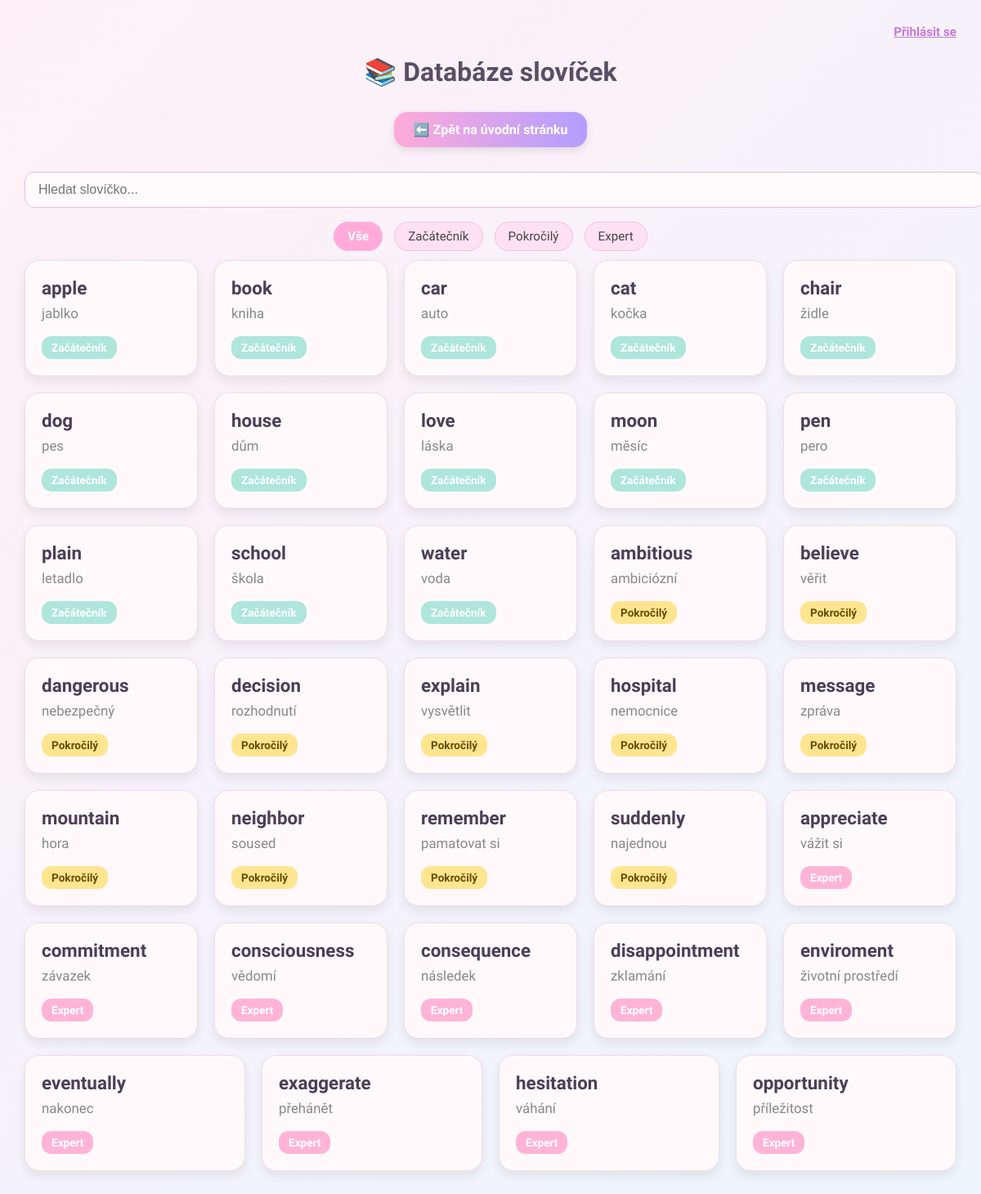
Screenshot of /words/ with the database file from the repository.
### core/models.py (models this page shows, shortened)
class Word(models.Model):
    english = models.CharField(
        max_length=100,
        verbose_name="Anglické slovo",
        help_text="Zadej slovo v angličtině (bez speciálních znaků)",
        validators=[RegexValidator(r'^[a-zA-Z\s\-]+$', 'Pouze písmena, mezery a pomlčky')]
    )
    czech = models.CharField(
        max_length=100,
        verbose_name="Český překlad",
        help_text="Zadej český překlad"
    )
    difficulty = models.CharField(
        max_length=10,
        choices=[
            ('easy', 'Easy'),
            ('medium', 'Medium'),
            ('hard', 'Hard')
        ],
        verbose_name="Obtížnost",
        help_text="Vyber obtížnost slova"
    )
    category = models.ForeignKey(
        'Category',
        on_delete=models.CASCADE,
        null=True,
        blank=True,
        verbose_name="Kategorie",
        help_text="Vyber kategorii (nepovinné)"
    )
    example_sentence = models.TextField(
        blank=True,
        null=True,
        verbose_name="Příklad věty",
        help_text="Věta, kde se používá anglické slovo"
    )
    class Meta:
        verbose_name = "Slovo"
        verbose_name_plural = "Slova"
        ordering = ['difficulty']
    @classmethod
    def ordered_by_difficulty(cls) -> QuerySet:
        return cls.objects.annotate(
            difficulty_order=Case(
                When(difficulty='easy', then=Value(1)),
                When(difficulty='medium', then=Value(2)),
                When(difficulty='hard', then=Value(3)),
                output_field=IntegerField()
            )
        ).order_by('difficulty_order', 'english')

### core/views.py (the view)
# urls.py: path('words/', views.word_list, name='word_list'),
def word_list(request):
    query = request.GET.get("q", "")
    difficulty = request.GET.get("difficulty", "")
    words = Word.ordered_by_difficulty()
    if query:
        words = words.filter(
            Q(english__icontains=query) |
            Q(czech__icontains=query)
        )
    if difficulty:
        words = words.filter(difficulty=difficulty)
    return render(request, 'core/word_list.html', {
        'words': words,
        'selected_difficulty': difficulty
    })

### core/templates/core/word_list.html (shortened to what this page needs)
<!DOCTYPE html>
<html lang="cs">
<head>
</head>
<body>
  <div class="topbar">
    {% if user.is_authenticated %}
    Přihlášen jako <strong>{{ user.username }}</strong>
    <form method="post" action="{% url 'logout' %}" style="display: inline;">{% csrf_token %}
      <button type="submit">Odhlásit se</button>
    </form>
    {% else %}
    <a href="{% url 'login' %}">Přihlásit se</a>
    {% endif %}
  </div>
  <h1>📚 Databáze slovíček</h1>
    <div style="text-align: center; margin-bottom: 30px;">
    <a href="{% url 'home' %}" style="display: inline-block; background: linear-gradient(to right, #ffaad9, #b29eff); padding: 12px 24px; border-radius: 16px; color: white; font-weight: bold; text-decoration: none; box-shadow: 0 4px 10px rgba(0,0,0,0.1); transition: 0.2s ease;">
    ⬅️ Zpět na úvodní stránku
    </a>
    </div>
  <input type="text" id="searchInput" placeholder="Hledat slovíčko...">
  <form method="get" class="difficulty-filters">
    <label for="all">Vše</label>
    <label for="easy">Začátečník</label>
    <label for="medium">Pokročilý</label>
    <label for="hard">Expert</label>
  </form>
  <div class="card-container">
    {% for word in words %}
    <div class="word-card difficulty-{{ word.difficulty }}" data-english="{{ word.english }}" data-czech="{{ word.czech }}" data-difficulty="{{ word.difficulty }}" data-example="{{ word.example_sentence|default:" No example yet." }}" data-category="{% if word.category %}{{ word.category.name }}{% else %}Bez kategorie{% endif %}">
      <h2>{{ word.english }}</h2>
      <p>{{ word.czech }}</p>
      <span class="label">
        {% if word.difficulty == "easy" %}Začátečník
        {% elif word.difficulty == "medium" %}Pokročilý
        {% elif word.difficulty == "hard" %}Expert
        {% else %}?{% endif %}
      </span>
    </div>
    {% endfor %}
  </div>
</body>
</html>

### core/templates/core/word_list.html (style rules this page uses)
body { font-family: 'Quicksand', sans-serif; margin: 0; padding: 30px; background: linear-gradient(-45deg, #ffeaf5, #fbe5ff, #e7f7ff, #fff0f7); background-size: 400% 400%; animation: dreamyGradient 20s ease infinite; color: #444; }
h1 { text-align: center; font-size: 2em; margin-bottom: 30px; color: #5a4e66; }
.topbar { text-align: right; margin-bottom: 20px; font-size: 0.95em; }
.topbar a, .topbar button { background: none; border: none; font-weight: bold; color: #c678dd; cursor: pointer; text-decoration: underline; font-family: inherit; }
input[type="text"] { width: 100%; padding: 12px 16px; border-radius: 12px; border: 1px solid #e4c0da; background: #fffafc; margin-bottom: 25px; font-size: 1em; }
.difficulty-filters { text-align: center; margin-bottom: 20px; }
.difficulty-filters label { background-color: #ffe1f1; color: #444; padding: 8px 16px; border-radius: 18px; margin: 0 5px; cursor: pointer; font-size: 0.95em; transition: all 0.2s ease-in-out; border: 1px solid #f5c0e0; }
.difficulty-filters input[type="radio"]:checked+label { background-color: #ffaad9; color: #fff; font-weight: bold; transform: scale(1.05); }
.card-container { display: flex; flex-wrap: wrap; gap: 20px; justify-content: center; }
.word-card { flex: 1 1 160px; background: #fff9fc; padding: 20px; border-radius: 18px; box-shadow: 0 6px 14px rgba(0, 0, 0, 0.08); transition: transform 0.3s ease; border: 1px solid #f0dce5; max-width: 240px; cursor: pointer; }
.word-card h2 { margin: 0; font-size: 1.4em; color: #4c3e56; }
.word-card p { font-size: 1.05em; color: #888; margin: 8px 0; }
.label { display: inline-block; padding: 6px 12px; border-radius: 12px; font-size: 0.85em; font-weight: bold; margin-top: 10px; color: #fff; }
.difficulty-easy .label { background-color: #aee6da; }
.difficulty-medium .label { background-color: #ffe58f; color: #664d00; }
.difficulty-hard .label { background-color: #ffb4d6; }

### rows the page displays
Word: english "apple", czech "jablko", difficulty "Začátečník"
Word: english "book", czech "kniha", difficulty "Začátečník"
Word: english "car", czech "auto", difficulty "Začátečník"
Word: english "cat", czech "kočka", difficulty "Začátečník"
Word: english "chair", czech "židle", difficulty "Začátečník"
Word: english "dog", czech "pes", difficulty "Začátečník"
Word: english "house", czech "dům", difficulty "Začátečník"
Word: english "love", czech "láska", difficulty "Začátečník"
Word: english "moon", czech "měsíc", difficulty "Začátečník"
Word: english "pen", czech "pero", difficulty "Začátečník"
Word: english "plain", czech "letadlo", difficulty "Začátečník"
Word: english "school", czech "škola", difficulty "Začátečník"
Word: english "water", czech "voda", difficulty "Začátečník"
Word: english "ambitious", czech "ambiciózní", difficulty "Pokročilý"
Word: english "believe", czech "věřit", difficulty "Pokročilý"
Word: english "dangerous", czech "nebezpečný", difficulty "Pokročilý"
Word: english "decision", czech "rozhodnutí", difficulty "Pokročilý"
Word: english "explain", czech "vysvětlit", difficulty "Pokročilý"
Word: english "hospital", czech "nemocnice", difficulty "Pokročilý"
Word: english "message", czech "zpráva", difficulty "Pokročilý"
Word: english "mountain", czech "hora", difficulty "Pokročilý"
Word: english "neighbor", czech "soused", difficulty "Pokročilý"
Word: english "remember", czech "pamatovat si", difficulty "Pokročilý"
Word: english "suddenly", czech "najednou", difficulty "Pokročilý"
Word: english "appreciate", czech "vážit si", difficulty "Expert"
Word: english "commitment", czech "závazek", difficulty "Expert"
Word: english "consciousness", czech "vědomí", difficulty "Expert"
Word: english "consequence", czech "následek", difficulty "Expert"
Word: english "disappointment", czech "zklamání", difficulty "Expert"
Word: english "enviroment", czech "životní prostředí", difficulty "Expert"
Word: english "eventually", czech "nakonec", difficulty "Expert"
Word: english "exaggerate", czech "přehánět", difficulty "Expert"
Word: english "hesitation", czech "váhání", difficulty "Expert"
Word: english "opportunity", czech "příležitost", difficulty "Expert"
